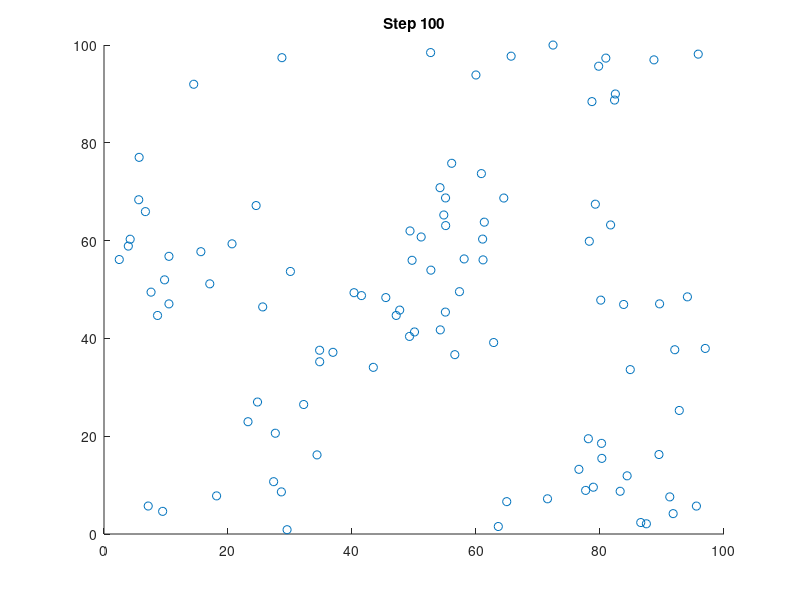

Source code (MATLAB):
clc
clear all

% Parameters
num_agents = 100;             % Number of agents
space_width = 100;            % Width of the space
space_height = 100;           % Height of the space
cohesion_strength = 0.1;      % Cohesion strength
velocity_matching = 0.5;      % Velocity matching factor
noise_factor = 0.1;           % Noise factor

% Initialize agent positions and velocities randomly
positions = space_width * rand(num_agents, 2);    % Random positions in 2D space
velocities = rand(num_agents, 2) - 0.5;           % Random initial velocities

% Simulation parameters
time_steps = 100;   % Number of simulation steps
radius = 10;  % Adjust this value to define the interaction radius

% Simulation loop
for t = 1:time_steps
    % Plot agents at each time step 
    scatter(positions(:, 1), positions(:, 2));
    xlim([0, space_width]);
    ylim([0, space_height]);
    title(['Step ', num2str(t)]);
    drawnow;

    % Calculate agent velocities based on neighbors
    for i = 1:num_agents
        % Find neighbors within a certain radius
        neighbor_indices = find(sqrt(sum((positions - positions(i, :)).^2, 2)) < radius);
        
        % Calculate average velocity of neighbors
        avg_velocity = mean(velocities(neighbor_indices, :), 1);
        
        % Update agent velocity based on alignment and noise
        velocities(i, :) = (1 - velocity_matching) * velocities(i, :) + ...
            velocity_matching * avg_velocity + noise_factor * randn(1, 2);
    end
    
    % Update agent positions based on velocities
    positions = positions + velocities;
    
    % Wrap-around boundary conditions 
    positions(positions < 0) = positions(positions < 0) + space_width;
    positions(positions > space_width) = positions(positions > space_width) - space_width;
end
